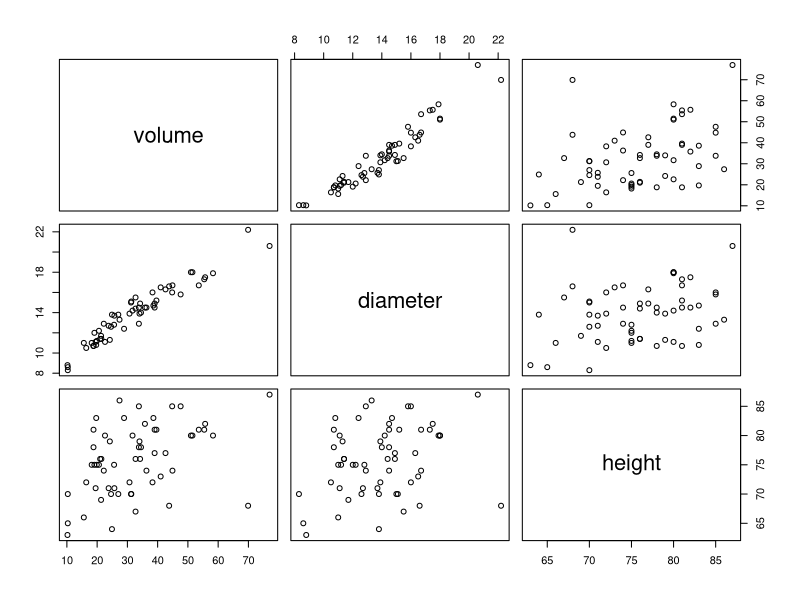
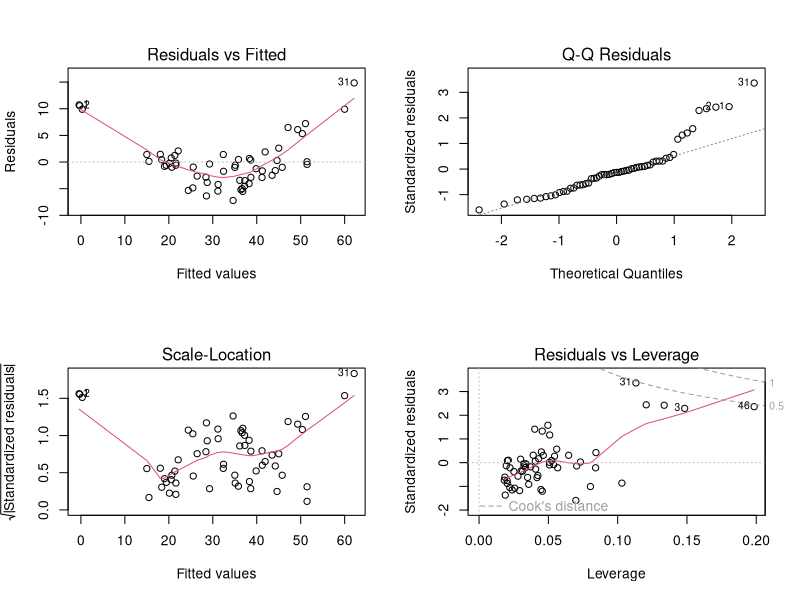

Reproduce these figures in R, in order.
# Load the data from treeVolume.txt file
tree_data <- read.table("treeVolume.txt", header = TRUE)

# Check the structure of the data
str(tree_data)

# Fit the initial linear model with diameter and height as explanatory variables
initial_model <- lm(volume ~ diameter + height, data = tree_data)

# Check the summary of the initial model
summary(initial_model)

# Create a scatter plot matrix of the variables in the initial model
plot(tree_data[,c("volume","diameter","height")])

# Check the correlation matrix of the variables in the initial model
cor(tree_data[,c("volume","diameter","height")])

# Propose a logarithmic transformation of the explanatory variables diameter and height
tree_data$log_diameter <- log(tree_data$diameter)
tree_data$log_height <- log(tree_data$height)

# Fit the transformed linear model with log-transformed diameter and height as explanatory variables
transformed_model <- lm(volume ~ log_diameter + log_height, data = tree_data)

# Check the summary of the transformed model
summary(transformed_model)

# Compare the initial and transformed models using ANOVA
anova(initial_model, transformed_model)

# Generate diagnostic plots for the transformed model
par(mfrow=c(2,2))
plot(transformed_model)
